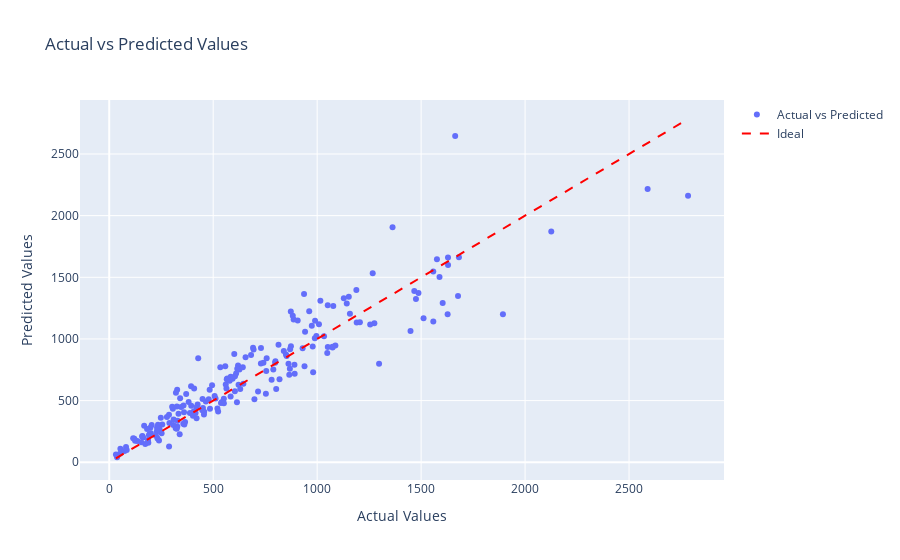

The notebook cell saved with this chart:
### Code cell
#comparison of the actual and predicted results
import plotly.graph_objects as go

# Predict on the test set
y_pred = model.predict(x_test)

# Create a scatter plot with actual vs predicted values
fig = go.Figure()

fig.add_trace(go.Scatter(
    x=y_test.flatten(),
    y=y_pred,
    mode='markers',
    name='Actual vs Predicted'
))

# Add a line representing the ideal case
fig.add_trace(go.Scatter(
    x=[min(y_test.flatten()), max(y_test.flatten())],
    y=[min(y_test.flatten()), max(y_test.flatten())],
    mode='lines',
    name='Ideal',
    line=dict(color='red', dash='dash')
))

fig.update_layout(
    title='Actual vs Predicted Values',
    xaxis_title='Actual Values',
    yaxis_title='Predicted Values',
    showlegend=True,
)

fig.show()

### Figure 1 — Plotly figure (JSON) as saved in the notebook; plotly's stock layout.template omitted (floating-point values rounded to 4 significant figures; data arrays with more than 128 entries replaced by an {"elided": "..."} marker saying what was removed)
{"data": [{"mode": "markers", "name": "Actual vs Predicted", "type": "scatter", "x": {"elided": "200 float values"}, "y": {"elided": "200 float values"}}, {"line": {"color": "red", "dash": "dash"}, "mode": "lines", "name": "Ideal", "type": "scatter", "x": [32.35, 2784.0], "y": [32.35, 2784.0]}], "layout": {"showlegend": true, "title": {"text": "Actual vs Predicted Values"}, "xaxis": {"title": {"text": "Actual Values"}}, "yaxis": {"title": {"text": "Predicted Values"}}}}
